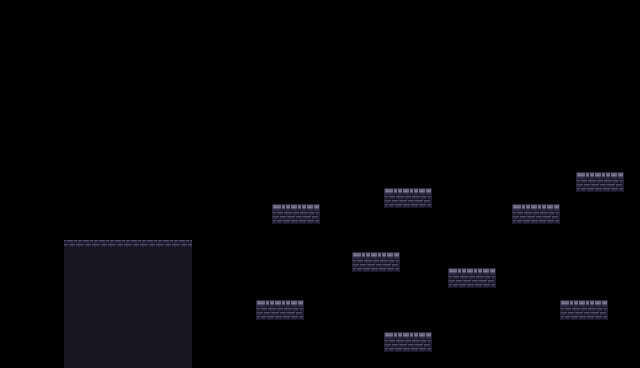

Tiled map render using the project's own tile images. Description and the whole map definition, tile-layer contents included, below:
An orthogonal 40x23 tile map with 16x16 px tiles, 1 tile layer (Tile Layer 1) and 10 objects.

<map version="1.10" tiledversion="1.11.2" orientation="orthogonal" renderorder="right-down" width="40" height="23" tilewidth="16" tileheight="16" infinite="0" nextlayerid="3" nextobjectid="12">
 <editorsettings>
  <export target="../1.lua" format="lua" />
 </editorsettings>
 <tileset firstgid="1" name="Tiles" tilewidth="16" tileheight="16" tilecount="567" columns="21">
  <image source="../../Assets/tilemap.png" width="336" height="432" />
 </tileset>
 <layer id="1" name="Tile Layer 1" width="40" height="23">
  <data encoding="csv">
0,0,0,0,0,0,0,0,0,0,0,0,0,0,0,0,0,0,0,0,0,0,0,0,0,0,0,0,0,0,0,0,0,0,0,0,0,0,0,0,
0,0,0,0,0,0,0,0,0,0,0,0,0,0,0,0,0,0,0,0,0,0,0,0,0,0,0,0,0,0,0,0,0,0,0,0,0,0,0,0,
0,0,0,0,0,0,0,0,0,0,0,0,0,0,0,0,0,0,0,0,0,0,0,0,0,0,0,0,0,0,0,0,0,0,0,0,0,0,0,0,
0,0,0,0,0,0,0,0,0,0,0,0,0,0,0,0,0,0,0,0,0,0,0,0,0,0,0,0,0,0,0,0,0,0,0,0,0,0,0,0,
0,0,0,0,0,0,0,0,0,0,0,0,0,0,0,0,0,0,0,0,0,0,0,0,0,0,0,0,0,0,0,0,0,0,0,0,0,0,0,0,
0,0,0,0,0,0,0,0,0,0,0,0,0,0,0,0,0,0,0,0,0,0,0,0,0,0,0,0,0,0,0,0,0,0,0,0,0,0,0,0,
0,0,0,0,0,0,0,0,0,0,0,0,0,0,0,0,0,0,0,0,0,0,0,0,0,0,0,0,0,0,0,0,0,0,0,0,0,0,0,0,
0,0,0,0,0,0,0,0,0,0,0,0,0,0,0,0,0,0,0,0,0,0,0,0,0,0,0,0,0,0,0,0,0,0,0,0,0,0,0,0,
0,0,0,0,0,0,0,0,0,0,0,0,0,0,0,0,0,0,0,0,0,0,0,0,0,0,0,0,0,0,0,0,0,0,0,0,0,0,0,0,
0,0,0,0,0,0,0,0,0,0,0,0,0,0,0,0,0,0,0,0,0,0,0,0,0,0,0,0,0,0,0,0,0,0,0,0,0,0,0,0,
0,0,0,0,0,0,0,0,0,0,0,0,0,0,0,0,0,0,0,0,0,0,0,0,0,0,0,0,0,0,0,0,0,0,0,0,25,26,27,0,
0,0,0,0,0,0,0,0,0,0,0,0,0,0,0,0,0,0,0,0,0,0,0,0,25,26,27,0,0,0,0,0,0,0,0,0,46,47,48,0,
0,0,0,0,0,0,0,0,0,0,0,0,0,0,0,0,0,25,26,27,0,0,0,0,46,47,48,0,0,0,0,0,25,26,27,0,0,0,0,0,
0,0,0,0,0,0,0,0,0,0,0,0,0,0,0,0,0,46,47,48,0,0,0,0,0,0,0,0,0,0,0,0,46,47,48,0,0,0,0,0,
0,0,0,0,0,0,0,0,0,0,0,0,0,0,0,0,0,0,0,0,0,0,0,0,0,0,0,0,0,0,0,0,0,0,0,0,0,0,0,0,
0,0,0,0,205,205,205,205,205,205,205,205,0,0,0,0,0,0,0,0,0,0,25,26,27,0,0,0,0,0,0,0,0,0,0,0,0,0,0,0,
0,0,0,0,3,3,3,3,3,3,3,3,0,0,0,0,0,0,0,0,0,0,46,47,48,0,0,0,25,26,27,0,0,0,0,0,0,0,0,0,
0,0,0,0,3,3,3,3,3,3,3,3,0,0,0,0,0,0,0,0,0,0,0,0,0,0,0,0,46,47,48,0,0,0,0,0,0,0,0,0,
0,0,0,0,3,3,3,3,3,3,3,3,0,0,0,0,25,26,27,0,0,0,0,0,0,0,0,0,0,0,0,0,0,0,0,25,26,27,0,0,
0,0,0,0,3,3,3,3,3,3,3,3,0,0,0,0,46,47,48,0,0,0,0,0,0,0,0,0,0,0,0,0,0,0,0,46,47,48,0,0,
0,0,0,0,3,3,3,3,3,3,3,3,0,0,0,0,0,0,0,0,0,0,0,0,25,26,27,0,0,0,0,0,0,0,0,0,0,0,0,0,
0,0,0,0,3,3,3,3,3,3,3,3,0,0,0,0,0,0,0,0,0,0,0,0,46,47,48,0,0,0,0,0,0,0,0,0,0,0,0,0,
0,0,0,0,3,3,3,3,3,3,3,3,0,0,0,0,0,0,0,0,0,0,0,0,0,0,0,0,0,0,0,0,0,0,0,0,0,0,0,0
</data>
 </layer>
 <objectgroup color="#66ff00" id="2" name="solid">
  <properties>
   <property name="collidable" type="bool" value="true" />
  </properties>
  <object id="1" x="65.5" y="240.5" width="127" height="126.5" />
  <object id="3" x="271.5" y="204.75" width="49" height="20" />
  <object id="4" x="255" y="300.5" width="49" height="20" />
  <object id="5" x="352" y="252.5" width="49" height="20" />
  <object id="6" x="383.833" y="187.667" width="49" height="20" />
  <object id="7" x="447.167" y="268.667" width="49" height="20" />
  <object id="8" x="384.5" y="331.333" width="49" height="20" />
  <object id="9" x="576.5" y="172.333" width="49" height="20" />
  <object id="10" x="511.833" y="203.667" width="49" height="20" />
  <object id="11" x="560.5" y="299.667" width="49" height="20" />
 </objectgroup>
</map>
